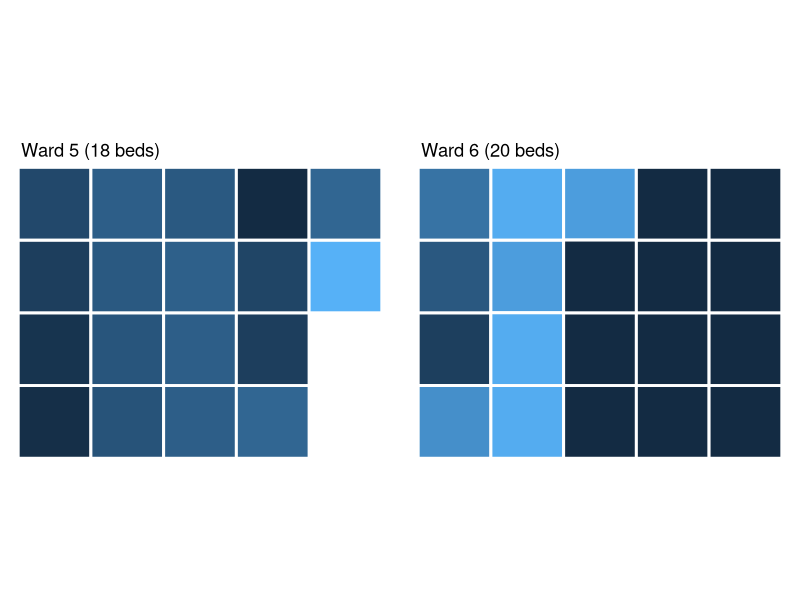

The R script that drew this image:
# the geom_tile() script

# Step 0 - install/load packages
library(tidyverse)
library(cowplot)

#Step 1 - create a dataframe

# Creating vectors
x <- c(1, 1, 1, 1, 2, 2, 2, 2, 3, 3, 3, 3, 4, 4, 4, 4, 5, 5)
y <- c(1, 2, 3, 4, 1, 2, 3, 4, 1, 2, 3, 4, 1, 2, 3, 4, 3, 4)
value <- c(3, 6, 12, 18, 24, 25, 27, 30, 30, 30, 31, 27, 34, 12, 16, 0.7, 72, 34)
# Creating a dataframe
df <- data.frame(x = x,
                 y = y,
                 value = value)

# Step 2 draw a plot

plot_ward_5 <-
  ggplot(data = df) +
  aes(x = x, 
      y = y,
      fill = value) +
  geom_tile(color = "white",
            lwd = 1,
            linetype = 1) + 
  coord_fixed() + 
  theme_void() +
  theme(legend.position = "none") +
  labs(title = "Ward 5 (18 beds)") +
  theme(plot.title = element_text(hjust = 0.08,
                                  vjust = -1))

# Create a second ward etc.
# Creating vectors
x1 <- c(1, 1, 1, 1, 1, 2, 2, 2, 2, 2, 3, 3, 3, 3, 3, 4, 4, 4, 4, 4, 5, 5, 5, 5)
y1 <- c(1, 2, 3, 4, 1, 2, 3, 4, 1, 2, 3, 4, 1, 2, 3, 4, 1, 2, 3, 4, 1, 2, 3, 4)
value1 <- c(3, 6, 12, 18, 24, 25, 27, 30, 30, 30, 31, 27, 1, 1, 1, 1, 1, 1, 1, 1, 1, 1, 1, 1)
# Creating a dataframe
df1 <- data.frame(x = x1,
                 y = y1,
                 value = value1)

# Step 2 draw a plot

plot_ward_6 <-
  ggplot(data = df1) +
  aes(x = x1, 
      y = y1,
      fill = value1) +
  geom_tile(color = "white",
            lwd = 1,
            linetype = 1) + 
  coord_fixed() + 
  theme_void() +
  theme(legend.position = "none") +
  labs(title = "Ward 6 (20 beds)") +
  theme(plot.title = element_text(hjust = 0.08,
                                  vjust = -1))

plot_grid(plot_ward_5,
          plot_ward_6,
          rel_heights = c(1,1), 
          ncol = 2)

